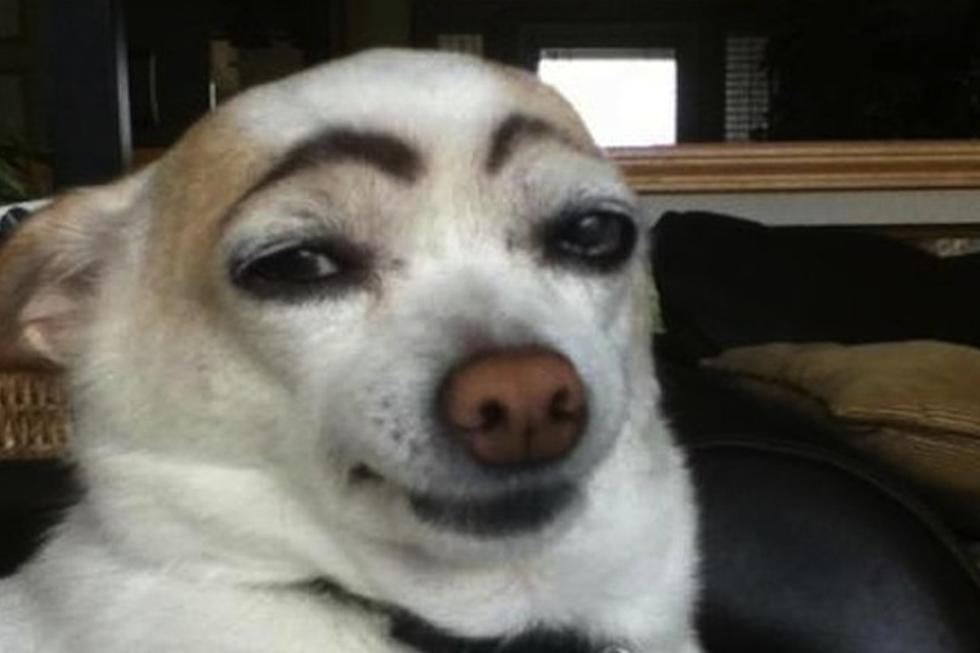
#> input picture Python_Bibliotecas/opencv/dog.jpg, 980 x 653 px
$ jupyter execute --allow-errors 'códigos_opencv.ipynb'
#> lines starting #> are read from the running program, lines starting #| are printed output that depends on the picture; after the words box and inside, x2 and y2 are one past the last pixel; in counts of white or black regions, pixels touching at a corner belong together; pictures that were not available may be replaced by others from this repository, and a replacement may not be noted
[cell 1]
import cv2
import numpy as np

[cell 2]
dog = cv2.imread('dog.jpg', cv2.IMREAD_COLOR)
#> dog is the input picture: shape (653, 980, 3); mean B, G, R 86, 94, 96.8
dog_cinza = cv2.imread('dog.jpg',cv2.IMREAD_GRAYSCALE)
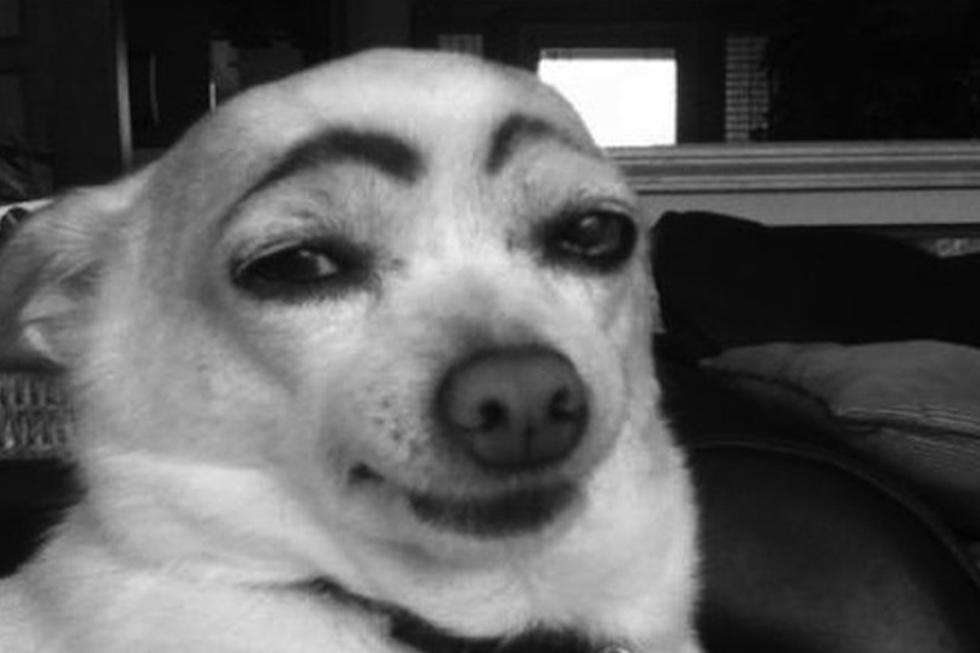
#> dog_cinza: shape (653, 980); min 0, max 255, mean 93.9
dog_transp = cv2.imread('dog.jpg',cv2.IMREAD_UNCHANGED)

[cell 3]
cv2.imshow('dog',dog)
x = cv2.waitKey(0)
#> (key x is pressed here)
print('TECLA APERTADA:', x)
cv2.destroyAllWindows()

[cell 4]
cv2.destroyAllWindows
cv2.imwrite('dog_cinza.jpg',dog_cinza)
#> Out = True

[cell 5]
img = np.zeros((512,512,3), np.uint8)

#linhas horizontais (image, (xi,yi), (xf,yf), (color), (thickness))
cv2.line(img, (150,0), (150, 512), (255,255,255), 5)
cv2.line(img, (350,0), (350,512), (255,255,255), 5)

#linhas verticais (image, (xi,yi), (xf,yf), (color), (thickness))
cv2.line(img, (0,150), (512,150), (255,255,255), 5)
cv2.line(img, (0,350), (512,350), (255,255,255), 5)

cv2.imshow('tic-tac-toe',img)
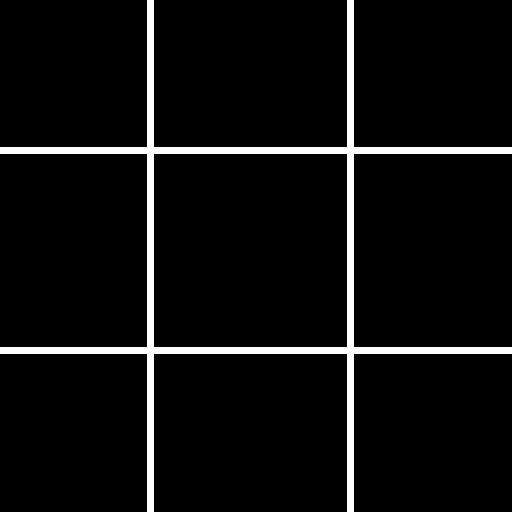
#> window 'tic-tac-toe': shape (512, 512, 3); 5.4% white; 1 white region, box (x1, y1, x2, y2) and area: (0, 0, 512, 512) 14140
cv2.waitKey(0) & 0xff
cv2.destroyAllWindows()

[cell 6]
cv2.rectangle(img, (200,200), (300,300), (0,255,0), -1)
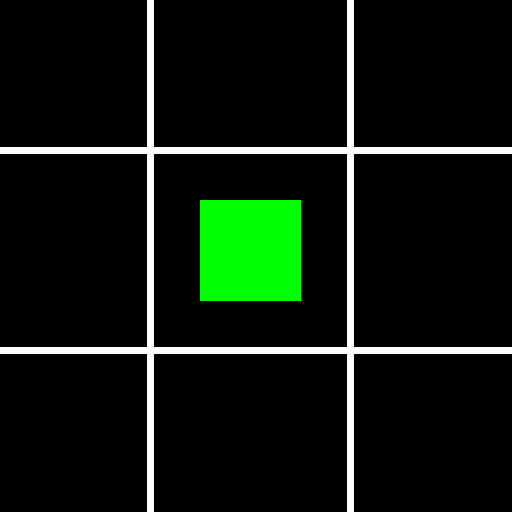
#> img: shape (512, 512, 3); mean of channels 0, 1, 2 13.8, 23.7, 13.8; drawn as B, G, R
cv2.imshow('tic-tac-toe',img)
cv2.waitKey(0) & 0xff
cv2.destroyAllWindows()

[cell 7]
cv2.circle(img, (75,75), 50, (0,0,255), -1)
cv2.imshow('tic-tac-toe',img)
cv2.waitKey(0) & 0xff
cv2.destroyAllWindows()

[cell 8]
font = cv2.FONT_HERSHEY_SIMPLEX

texto = 'tabuleiro maneiro'

cv2.putText(img, texto, (50,500), font, 1.5, (191,0,191), 4, cv2.LINE_AA)
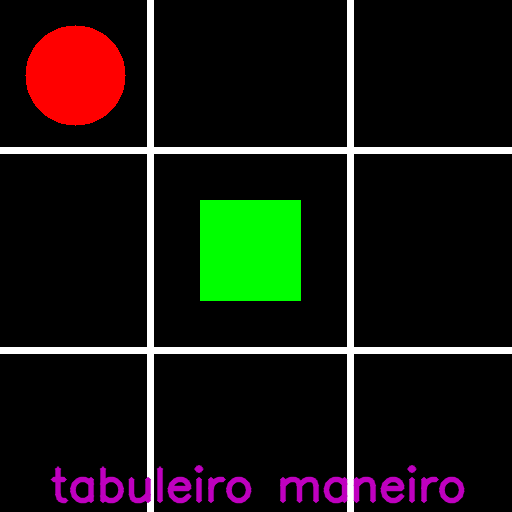
#> img: shape (512, 512, 3); mean of channels 0, 1, 2 17.3, 23.6, 24.9; drawn as B, G, R

cv2.imshow('tic-tac-toe',img)
cv2.waitKey(0) & 0xff
cv2.destroyAllWindows()

[cell 9]
import cv2
import numpy as np

quad = np.zeros((512,512,3), np.uint8)

#cria as formas
cv2.circle(quad,(75,75),50,(0,0,255),-1)
cv2.rectangle(quad, (200,200), (300,300), (0,255,0), -1)
cv2.ellipse(quad, (430,430), (60,20), 0, 0, 360,  (255,0,0), -1)
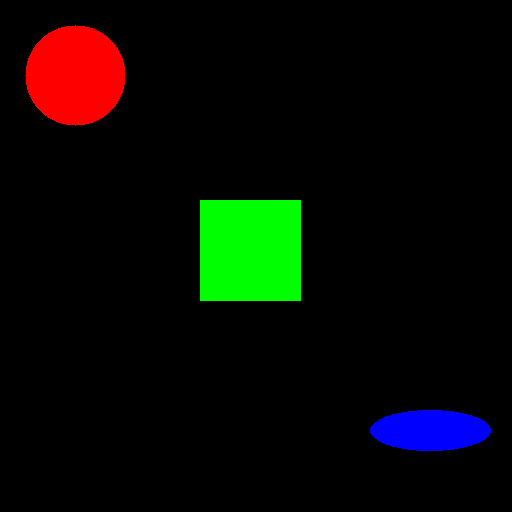
#> quad: shape (512, 512, 3); mean of channels 0, 1, 2 3.8, 9.9, 7.6; drawn as B, G, R

#mostra a primeira imagem
cv2.imshow('tic-tac-toe',quad)
x = str(cv2.waitKey(0))
#> (key x is pressed here)
cv2.destroyAllWindows()

#cria a segunda imagem com o texto do input
quad2 = np.zeros((512,512,3), np.uint8)
cv2.putText(quad2, x, (220,256), font, 1.5, (191,0,191), 4, cv2.LINE_AA)

#mostra a imagem por um segundo
cv2.imshow('tic-tac-toe',quad2)
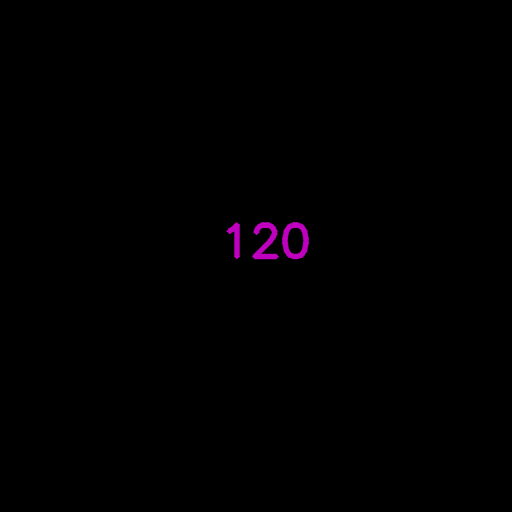
#> window 'tic-tac-toe': shape (512, 512, 3); mean B, G, R 0.8, 0, 0.8
cv2.waitKey(1000) & 0xff
cv2.destroyAllWindows()

[cell 10]
image = cv2.imread('dog.jpg')
image_hsv = cv2.cvtColor(image, cv2.COLOR_BGR2HSV)
#> image_hsv: shape (653, 980, 3); mean H, S, V 37.8, 54.6, 98

cv2.imshow('Dog_HSV', image_hsv)
cv2.imshow('Original', image)

cv2.waitKey(0) & 0xff
cv2.destroyAllWindows()

#> (a cell that did not finish here is left out)

[cell 12]
drawing = False

def funcao(event,x,y,flags,param):

    global drawing

    if event == cv2.EVENT_MOUSEWHEEL:
        cv2.circle(img,(x,y),50,(255,0,0),-1)

    if event == cv2.EVENT_LBUTTONDOWN:
        drawing = True

    if event == cv2.EVENT_MOUSEMOVE:
        if drawing:
            cv2.circle(img,(x,y),12,(0,0,255),-1)
        # cv2.ellipse(img,(x,y),(60,20),0,0,360,(0,255,0),-1)


    if event == cv2.EVENT_LBUTTONUP:
        drawing = False

img = np.zeros((1080,1920,3), np.uint8)
cv2.namedWindow('Desafio')
cv2.setMouseCallback('Desafio',funcao)

while True:
    cv2.imshow('Desafio', img)
    if cv2.waitKey(10) & 0xFF == 27:
#> (key x is pressed here)
        break

cv2.destroyAllWindows()

[cell 13]
import cv2
import numpy as np

def function(event,x,y,flag,param):
    if event == cv2.EVENT_LBUTTONDOWN:
        cv2.circle(img,(x,y),10,(blue,red,green),-1)

red = 0
blue = 0
green = 0
font = cv2.FONT_HERSHEY_SIMPLEX

img = np.zeros((1080,1920,3), np.uint8)
cv2.namedWindow('Desafio 2')
cv2.setMouseCallback('Desafio 2', function)

while True:

    cv2.putText(img,f'Red = {red}',(50,100),font, 1,(255,255,255),4,cv2.LINE_AA)
    cv2.putText(img,f'Blue = {blue} ',(50,150),font, 1,(255,255,255),4,cv2.LINE_AA)
    cv2.putText(img,f'Green = {green}',(50,200),font, 1,(255,255,255),4,cv2.LINE_AA)
    cv2.imshow('Desafio 2',img)
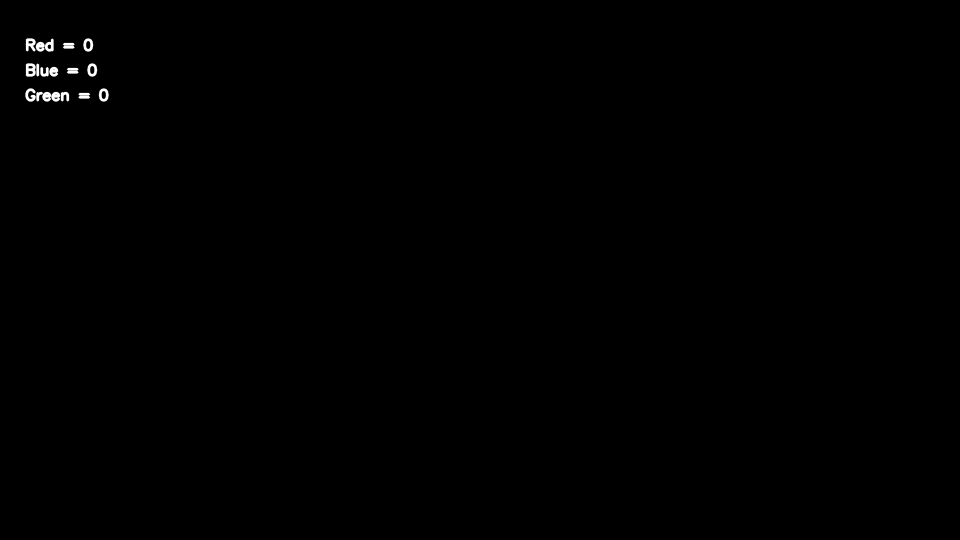
#> window 'Desafio 2': shape (1080, 1920, 3) (shown at 1/2 size); min 0, max 255, mean 0.6

    t = cv2.waitKey(20) & 0xff
#> (key x is pressed here)

    if t == ord('r'):
        red += 10
        if red > 255:
            red = 0

    if t == ord('b'):
        blue += 10
        if blue > 255:
            blue = 0

    if t == ord('g'):
        green += 10
        if green > 255:
            green = 0

    if t == ord('x'):
        break

cv2.destroyAllWindows()

[cell 14]
import cv2

cap = cv2.VideoCapture('video_car.mp4')
ret, frame = cap.read()
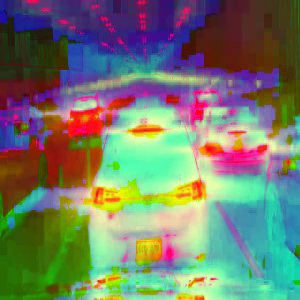
#> input picture frame 19 of Python_Bibliotecas/opencv/carro_psicodélico.mp4, 300 x 300 px, given in place of video_car.mp4, which was not available
#> frame is the input picture: shape (300, 300, 3); mean B, G, R 104.7, 124.2, 113.7

while True:
    ret, frame = cap.read()
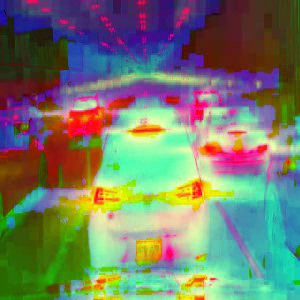
#> input picture frame 20 of Python_Bibliotecas/opencv/carro_psicodélico.mp4, 300 x 300 px, given in place of video_car.mp4, which was not available
#> frame is the input picture: shape (300, 300, 3); mean B, G, R 103.8, 124.2, 114.9

    if ret == False:
        break
    cv2.imshow('corrida',frame)

    if cv2.waitKey(1) == ord('q'):
#> (key x is pressed here)
        break

cap.release()
cv2.destroyAllWindows()

[cell 15]
import cv2
cap = cv2.VideoCapture('video_car.mp4')

while(cap.isOpened()):
    ret, frame = cap.read()
    if(cv2.waitKey(1) == ord('q') or ret == False):
#> (key x is pressed here)
        break
    cv2.imshow('frame', frame)

cap.release()
cv2.destroyAllWindows()

[cell 16]
import cv2

cap = cv2.VideoCapture('video_car.mp4')

fourcc = cv2.VideoWriter_fourcc(*'XVID')
output = cv2.VideoWriter('novo_video.mp4', fourcc, 20.0, (640,480))

while(cap.isOpened()):
    ret, frame = cap.read()

    if ret == True:
        frame = cv2.flip(frame, 0)
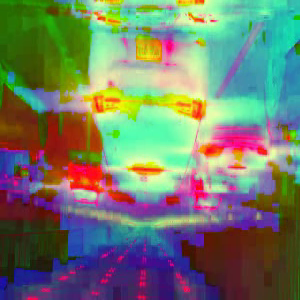
#> frame: shape (300, 300, 3); mean B, G, R 104.7, 124.2, 113.7
        output.write(frame)

        cv2.imshow('frame', frame)
        if cv2.waitKey(1) & 0xFF == ord('q'):
#> (key x is pressed here)
            break
    else:
        break

cap.release()
output.release()
cv2.destroyAllWindows()

[cell 17]
import cv2

video = cv2.VideoCapture('video_car.mp4')

fourcc = cv2.VideoWriter_fourcc(*'XVID')
output = cv2.VideoWriter('carro_psicodélico.mp4', fourcc, 20, (300,300))

while True:
    ret, frame = video.read()

    if ret == True:
        frame = cv2.cvtColor(frame, cv2.COLOR_BGR2HSV)
#> frame: shape (300, 300, 3); mean H, S, V 74.4, 163.4, 163.3
        frame2 = cv2.resize(frame,(300,300))
        output.write(frame2)

        cv2.imshow('frame',frame2)
        if cv2.waitKey(33) & 0xff == ord('q'):
#> (key x is pressed here)
            break
    else:
        break

video.release()
output.release()
cv2.destroyAllWindows()
